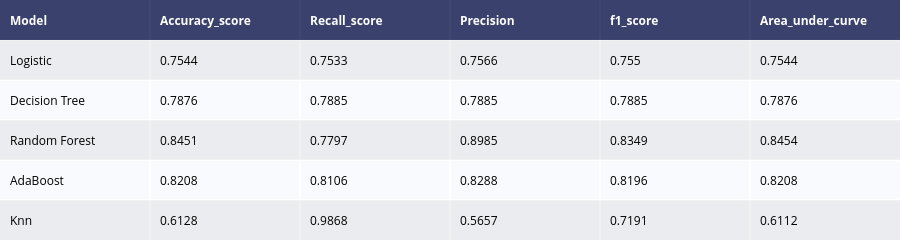

Source (notebook cell):
### Markdown cell above
### <font color='maroon'> Model Performance Metrics </font>

### Code cell
def model_performance(model,train_x, test_x, train_y, test_y, name):
    model.fit(train_x, train_y)
    predictions = model.predict(test_x)
    accuracy = accuracy_score(test_y, predictions)
    recallscore = recall_score(test_y, predictions)
    precision = precision_score(test_y, predictions)
    roc_auc = roc_auc_score(test_y, predictions)
    f1score = f1_score(test_y, predictions)
    
    df = pd.DataFrame({"Model": [name],
                       "Accuracy_score": [accuracy],
                       "Recall_score" : [recallscore],
                       "Precision": [precision],
                       "f1_score": [f1score],
                       "Area_under_curve": [roc_auc]
                      })
    return df


# Outputs for all model
model1 = model_performance(logit_rfe,X_train,X_test,Y_train, Y_test,"Logistic" )
model2 = model_performance(dtc, X_train, X_test, Y_train, Y_test,"Decision Tree")
model3 = model_performance(rfc, X_train, X_test, Y_train, Y_test,"Random Forest")
model4 = model_performance(abc, X_train, X_test, Y_train, Y_test,"AdaBoost")
model5 = model_performance(knn, X_train, X_test, Y_train, Y_test,"Knn")


# Concat all models
model_performances = pd.concat([model1, model2, model3, model4, model5], axis=0).reset_index()

model_performances = model_performances.drop(columns="index",axis=1)

table = ff.create_table(np.round(model_performances,4))

py.iplot(table)

### Figure 1 — Plotly figure (JSON) as saved in the notebook; plotly's stock layout.template omitted (floating-point values rounded to 4 significant figures)
{"data": [{"colorscale": [[0, "#00083e"], [0.5, "#ededee"], [1, "#ffffff"]], "hoverinfo": "none", "opacity": 0.75, "showscale": false, "type": "heatmap", "z": [[0, 0, 0, 0, 0, 0], [0.5, 0.5, 0.5, 0.5, 0.5, 0.5], [1, 1, 1, 1, 1, 1], [0.5, 0.5, 0.5, 0.5, 0.5, 0.5], [1, 1, 1, 1, 1, 1], [0.5, 0.5, 0.5, 0.5, 0.5, 0.5]]}], "layout": {"annotations": [{"align": "left", "font": {"color": "#ffffff"}, "showarrow": false, "text": "<b>Model</b>", "x": -0.45, "xanchor": "left", "xref": "x", "y": 0, "yref": "y"}, {"align": "left", "font": {"color": "#ffffff"}, "showarrow": false, "text": "<b>Accuracy_score</b>", "x": 0.55, "xanchor": "left", "xref": "x", "y": 0, "yref": "y"}, {"align": "left", "font": {"color": "#ffffff"}, "showarrow": false, "text": "<b>Recall_score</b>", "x": 1.55, "xanchor": "left", "xref": "x", "y": 0, "yref": "y"}, {"align": "left", "font": {"color": "#ffffff"}, "showarrow": false, "text": "<b>Precision</b>", "x": 2.55, "xanchor": "left", "xref": "x", "y": 0, "yref": "y"}, {"align": "left", "font": {"color": "#ffffff"}, "showarrow": false, "text": "<b>f1_score</b>", "x": 3.55, "xanchor": "left", "xref": "x", "y": 0, "yref": "y"}, {"align": "left", "font": {"color": "#ffffff"}, "showarrow": false, "text": "<b>Area_under_curve</b>", "x": 4.55, "xanchor": "left", "xref": "x", "y": 0, "yref": "y"}, {"align": "left", "font": {"color": "#000000"}, "showarrow": false, "text": "Logistic", "x": -0.45, "xanchor": "left", "xref": "x", "y": 1, "yref": "y"}, {"align": "left", "font": {"color": "#000000"}, "showarrow": false, "text": "0.7544", "x": 0.55, "xanchor": "left", "xref": "x", "y": 1, "yref": "y"}, {"align": "left", "font": {"color": "#000000"}, "showarrow": false, "text": "0.7533", "x": 1.55, "xanchor": "left", "xref": "x", "y": 1, "yref": "y"}, {"align": "left", "font": {"color": "#000000"}, "showarrow": false, "text": "0.7566", "x": 2.55, "xanchor": "left", "xref": "x", "y": 1, "yref": "y"}, {"align": "left", "font": {"color": "#000000"}, "showarrow": false, "text": "0.755", "x": 3.55, "xanchor": "left", "xref": "x", "y": 1, "yref": "y"}, {"align": "left", "font": {"color": "#000000"}, "showarrow": false, "text": "0.7544", "x": 4.55, "xanchor": "left", "xref": "x", "y": 1, "yref": "y"}, {"align": "left", "font": {"color": "#000000"}, "showarrow": false, "text": "Decision Tree", "x": -0.45, "xanchor": "left", "xref": "x", "y": 2, "yref": "y"}, {"align": "left", "font": {"color": "#000000"}, "showarrow": false, "text": "0.7876", "x": 0.55, "xanchor": "left", "xref": "x", "y": 2, "yref": "y"}, {"align": "left", "font": {"color": "#000000"}, "showarrow": false, "text": "0.7885", "x": 1.55, "xanchor": "left", "xref": "x", "y": 2, "yref": "y"}, {"align": "left", "font": {"color": "#000000"}, "showarrow": false, "text": "0.7885", "x": 2.55, "xanchor": "left", "xref": "x", "y": 2, "yref": "y"}, {"align": "left", "font": {"color": "#000000"}, "showarrow": false, "text": "0.7885", "x": 3.55, "xanchor": "left", "xref": "x", "y": 2, "yref": "y"}, {"align": "left", "font": {"color": "#000000"}, "showarrow": false, "text": "0.7876", "x": 4.55, "xanchor": "left", "xref": "x", "y": 2, "yref": "y"}, {"align": "left", "font": {"color": "#000000"}, "showarrow": false, "text": "Random Forest", "x": -0.45, "xanchor": "left", "xref": "x", "y": 3, "yref": "y"}, {"align": "left", "font": {"color": "#000000"}, "showarrow": false, "text": "0.8451", "x": 0.55, "xanchor": "left", "xref": "x", "y": 3, "yref": "y"}, {"align": "left", "font": {"color": "#000000"}, "showarrow": false, "text": "0.7797", "x": 1.55, "xanchor": "left", "xref": "x", "y": 3, "yref": "y"}, {"align": "left", "font": {"color": "#000000"}, "showarrow": false, "text": "0.8985", "x": 2.55, "xanchor": "left", "xref": "x", "y": 3, "yref": "y"}, {"align": "left", "font": {"color": "#000000"}, "showarrow": false, "text": "0.8349", "x": 3.55, "xanchor": "left", "xref": "x", "y": 3, "yref": "y"}, {"align": "left", "font": {"color": "#000000"}, "showarrow": false, "text": "0.8454", "x": 4.55, "xanchor": "left", "xref": "x", "y": 3, "yref": "y"}, {"align": "left", "font": {"color": "#000000"}, "showarrow": false, "text": "AdaBoost", "x": -0.45, "xanchor": "left", "xref": "x", "y": 4, "yref": "y"}, {"align": "left", "font": {"color": "#000000"}, "showarrow": false, "text": "0.8208", "x": 0.55, "xanchor": "left", "xref": "x", "y": 4, "yref": "y"}, {"align": "left", "font": {"color": "#000000"}, "showarrow": false, "text": "0.8106", "x": 1.55, "xanchor": "left", "xref": "x", "y": 4, "yref": "y"}, {"align": "left", "font": {"color": "#000000"}, "showarrow": false, "text": "0.8288", "x": 2.55, "xanchor": "left", "xref": "x", "y": 4, "yref": "y"}, {"align": "left", "font": {"color": "#000000"}, "showarrow": false, "text": "0.8196", "x": 3.55, "xanchor": "left", "xref": "x", "y": 4, "yref": "y"}, {"align": "left", "font": {"color": "#000000"}, "showarrow": false, "text": "0.8208", "x": 4.55, "xanchor": "left", "xref": "x", "y": 4, "yref": "y"}, {"align": "left", "font": {"color": "#000000"}, "showarrow": false, "text": "Knn", "x": -0.45, "xanchor": "left", "xref": "x", "y": 5, "yref": "y"}, {"align": "left", "font": {"color": "#000000"}, "showarrow": false, "text": "0.6128", "x": 0.55, "xanchor": "left", "xref": "x", "y": 5, "yref": "y"}, {"align": "left", "font": {"color": "#000000"}, "showarrow": false, "text": "0.9868", "x": 1.55, "xanchor": "left", "xref": "x", "y": 5, "yref": "y"}, {"align": "left", "font": {"color": "#000000"}, "showarrow": false, "text": "0.5657", "x": 2.55, "xanchor": "left", "xref": "x", "y": 5, "yref": "y"}, {"align": "left", "font": {"color": "#000000"}, "showarrow": false, "text": "0.7191", "x": 3.55, "xanchor": "left", "xref": "x", "y": 5, "yref": "y"}, {"align": "left", "font": {"color": "#000000"}, "showarrow": false, "text": "0.6112", "x": 4.55, "xanchor": "left", "xref": "x", "y": 5, "yref": "y"}], "height": 230, "margin": {"b": 0, "l": 0, "r": 0, "t": 0}, "xaxis": {"dtick": 1, "gridwidth": 2, "showticklabels": false, "tick0": -0.5, "ticks": "", "zeroline": false}, "yaxis": {"autorange": "reversed", "dtick": 1, "gridwidth": 2, "showticklabels": false, "tick0": 0.5, "ticks": "", "zeroline": false}}}
